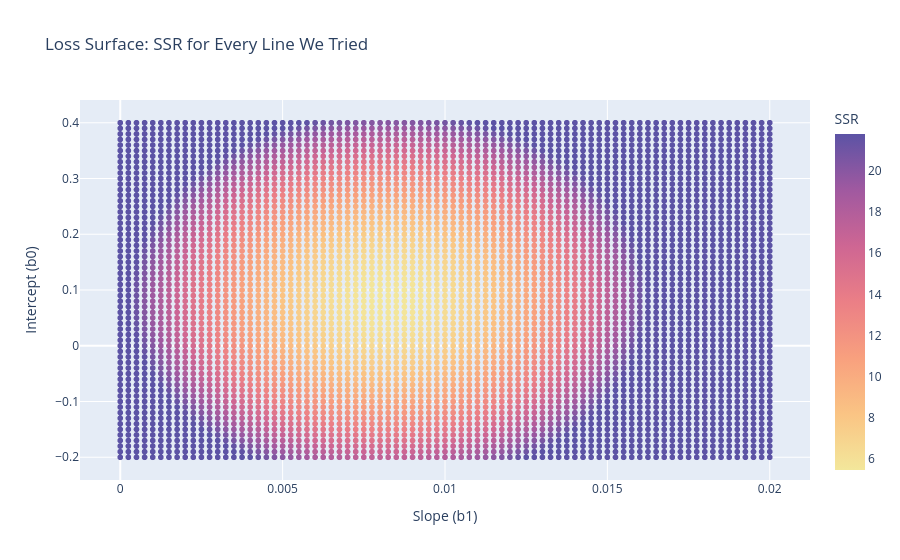

Write notebook code for a chart like this one.
### Markdown cell above
Two important observations:

* The **loss surface** has a single "valley" (see below). Moving away from the best $(b_0, b_1)$ in *any* direction makes the loss larger.
* **Different loss functions give (slightly) different best lines.** The least squares line and the least absolute error line are close, but not identical.

Let's visualize the loss over every pair of $(b_0, b_1)$ that we tried. Each dot is a different line, coloured by its SSR. The bright region at the centre is the valley where the SSR is smallest.

### Code cell
fig = px.scatter(search, x = "b1", y = "b0", color = "SSR",
                 title = "Loss Surface: SSR for Every Line We Tried",
                 labels = {"b1": "Slope (b1)", "b0": "Intercept (b0)"},
                 color_continuous_scale = "sunset",
                 range_color = [search["SSR"].min(), 4 * search["SSR"].min()],
                 height = 600)
fig

### Figure 1 — Plotly figure (JSON) as saved in the notebook; plotly's stock layout.template omitted (floating-point values rounded to 4 significant figures; data arrays with more than 128 entries replaced by an {"elided": "..."} marker saying what was removed)
{"data": [{"hovertemplate": "Slope (b1)=%{x}<br>Intercept (b0)=%{y}<br>SSR=%{marker.color}<extra></extra>", "legendgroup": "", "marker": {"color": {"elided": "4941 float values"}, "coloraxis": "coloraxis", "symbol": "circle"}, "mode": "markers", "name": "", "showlegend": false, "type": "scattergl", "x": {"elided": "4941 float values"}, "xaxis": "x", "y": {"elided": "4941 float values"}, "yaxis": "y"}], "layout": {"autosize": true, "coloraxis": {"cmax": 21.8, "cmin": 5.451, "colorbar": {"title": {"text": "SSR"}}, "colorscale": [[0, "rgb(243, 231, 155)"], [0.1667, "rgb(250, 196, 132)"], [0.3333, "rgb(248, 160, 126)"], [0.5, "rgb(235, 127, 134)"], [0.6667, "rgb(206, 102, 147)"], [0.8333, "rgb(160, 89, 160)"], [1, "rgb(92, 83, 165)"]]}, "legend": {"tracegroupgap": 0}, "title": {"text": "Loss Surface: SSR for Every Line We Tried"}, "xaxis": {"anchor": "y", "autorange": true, "domain": [0, 1], "range": [-0.001245, 0.02124], "title": {"text": "Slope (b1)"}, "type": "linear"}, "yaxis": {"anchor": "x", "autorange": true, "domain": [0, 1], "range": [-0.2401, 0.4401], "title": {"text": "Intercept (b0)"}, "type": "linear"}}}
